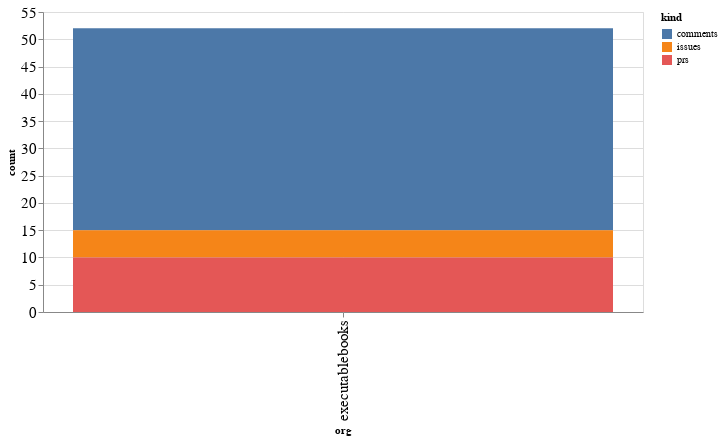

Source (notebook cell):
### Code cell
alt.Chart(org_summaries, width=600).mark_bar().encode(
    x='org',
    y='count',
    color='kind',
    tooltip="org"
)

### Figure 1 — Vega-Lite specification as saved in the notebook (floating-point values rounded to 4 significant figures)
{"config": {"axisLeft": {"labelFontSize": 15}, "axisBottom": {"labelFontSize": 15}}, "data": {"name": "data-3755340031a2b831691200ae65d8bd9e"}, "mark": "bar", "encoding": {"color": {"type": "nominal", "field": "kind"}, "tooltip": {"type": "nominal", "field": "org"}, "x": {"type": "nominal", "field": "org"}, "y": {"type": "quantitative", "field": "count"}}, "width": 600, "$schema": "https://vega.github.io/schema/vega-lite/v4.8.1.json", "datasets": {"data-3755340031a2b831691200ae65d8bd9e": [{"org": "executablebooks", "kind": "comments", "count": 37}, {"org": "executablebooks", "kind": "issues", "count": 5}, {"org": "executablebooks", "kind": "prs", "count": 10}]}}
